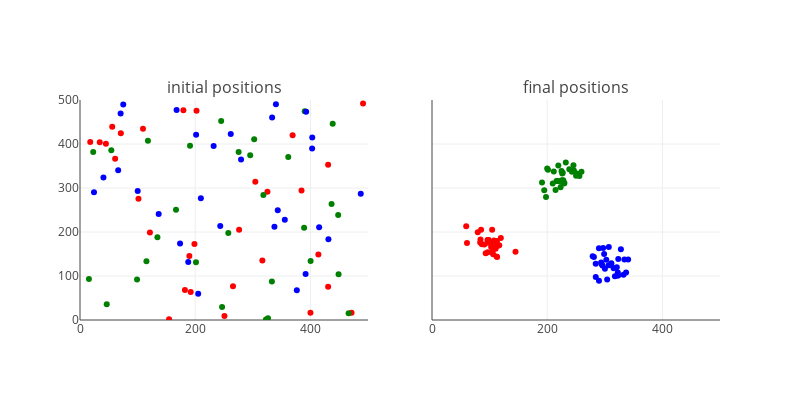

The cell this chart's notebook holds for it:
### Markdown cell above
The figure object is created at the beginning.

### Code cell
fig = tls.make_subplots(1, 2, subplot_titles=['initial positions', 'final positions'], shared_yaxes=True)

trace1 = dict(
    type= 'scatter',
    x= table.Xi,
    y= table.Yi,
    name='initial',
    marker= dict(color=table.color),
    mode= 'markers',
)

trace2 = dict(
    type= 'scatter',
    x= table.Xf,
    y= table.Yf,
    name='final',
    marker= dict(color=table.color),
    mode= 'markers',
)

fig.append_trace(trace1, 1, 1)
fig.append_trace(trace2, 1, 2)

fig.layout.showlegend = False
fig.layout.width = 800
fig.layout.height = 400
fig.layout.xaxis1.range = [0, 500]
fig.layout.xaxis2.range = [0, 500]
fig.layout.yaxis1.range = [0, 500]

py.offline.iplot(fig)

### Figure 1 — Plotly figure (JSON) as saved in the notebook; plotly's stock layout.template omitted (floating-point values rounded to 4 significant figures)
{"data": [{"marker": {"color": ["red", "red", "red", "red", "red", "red", "red", "red", "red", "red", "red", "red", "red", "red", "red", "red", "red", "red", "red", "red", "red", "red", "red", "red", "red", "red", "red", "red", "red", "red", "green", "green", "green", "green", "green", "green", "green", "green", "green", "green", "green", "green", "green", "green", "green", "green", "green", "green", "green", "green", "green", "green", "green", "green", "green", "green", "green", "green", "green", "green", "blue", "blue", "blue", "blue", "blue", "blue", "blue", "blue", "blue", "blue", "blue", "blue", "blue", "blue", "blue", "blue", "blue", "blue", "blue", "blue", "blue", "blue", "blue", "blue", "blue", "blue", "blue", "blue", "blue", "blue"]}, "mode": "markers", "name": "initial", "type": "scatter", "uid": "61359fb2-c814-11e8-9eee-712fd924069c", "x": [109.4, 55.96, 369.1, 491.4, 34.29, 316.6, 265.6, 430.7, 61.0, 189.9, 304.4, 400.1, 70.9, 198.7, 179.5, 250.8, 430.8, 413.8, 276.2, 471.4, 154.6, 182.1, 101.5, 121.4, 44.98, 384.6, 17.79, 202.3, 325.4, 192.2, 448.9, 257.5, 322.8, 115.3, 134.4, 436.8, 99.04, 46.4, 448.2, 466.3, 15.5, 22.93, 400.4, 361.6, 275.4, 191.0, 333.1, 302.4, 326.4, 295.5, 438.7, 54.37, 201.4, 389.1, 166.7, 245.1, 246.7, 390.1, 117.9, 318.4, 403.0, 343.4, 100.2, 40.7, 173.7, 487.4, 376.4, 209.8, 205.2, 70.54, 136.6, 355.6, 337.6, 201.6, 232.0, 279.6, 431.3, 391.7, 392.6, 66.31, 261.7, 187.9, 243.5, 75.07, 340.1, 403.2, 167.7, 333.5, 415.2, 24.27], "xaxis": "x", "y": [434.6, 438.9, 419.9, 492.3, 404.0, 135.2, 76.43, 353.1, 366.7, 145.6, 314.0, 16.36, 424.6, 173.0, 476.8, 9.152, 75.31, 149.0, 205.4, 16.2, 1.643, 68.02, 275.3, 199.1, 400.4, 294.2, 404.5, 475.5, 291.3, 63.42, 104.2, 197.5, 1.267, 133.6, 187.9, 263.8, 92.33, 36.06, 238.8, 15.55, 93.09, 381.5, 134.3, 370.3, 381.8, 395.9, 87.38, 410.7, 4.251, 374.5, 446.3, 385.9, 131.1, 209.4, 250.5, 452.0, 29.6, 474.6, 407.5, 284.4, 390.0, 249.4, 293.0, 324.0, 174.0, 287.1, 67.51, 276.8, 59.75, 469.6, 240.8, 227.9, 212.0, 421.0, 395.6, 364.8, 183.7, 104.3, 473.0, 340.3, 422.8, 131.9, 213.8, 489.9, 490.1, 414.8, 477.1, 460.2, 210.7, 290.3], "yaxis": "y"}, {"marker": {"color": ["red", "red", "red", "red", "red", "red", "red", "red", "red", "red", "red", "red", "red", "red", "red", "red", "red", "red", "red", "red", "red", "red", "red", "red", "red", "red", "red", "red", "red", "red", "green", "green", "green", "green", "green", "green", "green", "green", "green", "green", "green", "green", "green", "green", "green", "green", "green", "green", "green", "green", "green", "green", "green", "green", "green", "green", "green", "green", "green", "green", "blue", "blue", "blue", "blue", "blue", "blue", "blue", "blue", "blue", "blue", "blue", "blue", "blue", "blue", "blue", "blue", "blue", "blue", "blue", "blue", "blue", "blue", "blue", "blue", "blue", "blue", "blue", "blue", "blue", "blue"]}, "mode": "markers", "name": "final", "type": "scatter", "uid": "613709a6-c814-11e8-9eee-712fd924069c", "x": [90.76, 84.19, 112.1, 116.7, 97.94, 104.0, 86.57, 106.3, 112.8, 113.0, 59.39, 106.1, 102.7, 110.4, 107.4, 96.3, 119.5, 104.4, 145.0, 60.73, 83.67, 97.84, 93.25, 107.2, 113.6, 106.0, 97.06, 79.43, 96.73, 85.19, 224.9, 223.2, 198.0, 255.9, 214.5, 251.4, 230.0, 250.1, 227.9, 227.0, 211.4, 217.7, 200.0, 242.9, 238.4, 216.2, 246.3, 229.1, 191.0, 232.3, 259.5, 201.4, 220.5, 245.6, 225.2, 226.1, 194.9, 209.6, 219.3, 223.9, 279.0, 311.0, 300.2, 328.0, 281.1, 284.2, 306.9, 334.0, 315.3, 340.5, 302.6, 332.5, 322.0, 323.2, 317.5, 337.0, 294.5, 297.2, 295.8, 311.4, 323.4, 289.8, 306.5, 284.3, 289.9, 298.8, 322.6, 293.6, 304.1, 320.8], "xaxis": "x2", "y": [171.4, 182.9, 144.3, 170.0, 181.8, 154.6, 172.2, 160.1, 179.8, 142.9, 213.1, 149.3, 166.1, 161.7, 180.9, 181.8, 186.1, 205.3, 154.9, 174.8, 176.1, 181.9, 151.6, 174.5, 168.2, 176.1, 175.4, 199.4, 154.2, 205.3, 338.5, 301.8, 279.8, 327.2, 295.4, 333.0, 311.4, 328.0, 317.7, 334.9, 337.6, 315.7, 344.5, 337.0, 342.7, 316.1, 339.6, 310.3, 312.3, 358.0, 337.0, 341.5, 315.6, 351.9, 317.5, 333.2, 295.0, 310.0, 351.1, 314.1, 144.8, 125.2, 116.2, 161.0, 143.1, 128.0, 165.7, 137.3, 117.6, 137.6, 136.7, 103.1, 100.9, 101.0, 99.51, 107.8, 127.1, 163.9, 124.1, 129.0, 138.4, 162.8, 124.5, 97.89, 89.12, 149.9, 108.2, 130.6, 91.98, 119.7], "yaxis": "y"}], "layout": {"annotations": [{"font": {"size": 16}, "showarrow": false, "text": "initial positions", "x": 0.225, "xanchor": "center", "xref": "paper", "y": 1, "yanchor": "bottom", "yref": "paper"}, {"font": {"size": 16}, "showarrow": false, "text": "final positions", "x": 0.775, "xanchor": "center", "xref": "paper", "y": 1, "yanchor": "bottom", "yref": "paper"}], "height": 400, "showlegend": false, "width": 800, "xaxis": {"anchor": "y", "domain": [0, 0.45], "range": [0, 500], "type": "linear"}, "xaxis2": {"anchor": "free", "domain": [0.55, 1], "position": 0, "range": [0, 500], "type": "linear"}, "yaxis": {"anchor": "x", "domain": [0, 1], "range": [0, 500], "type": "linear"}}}
